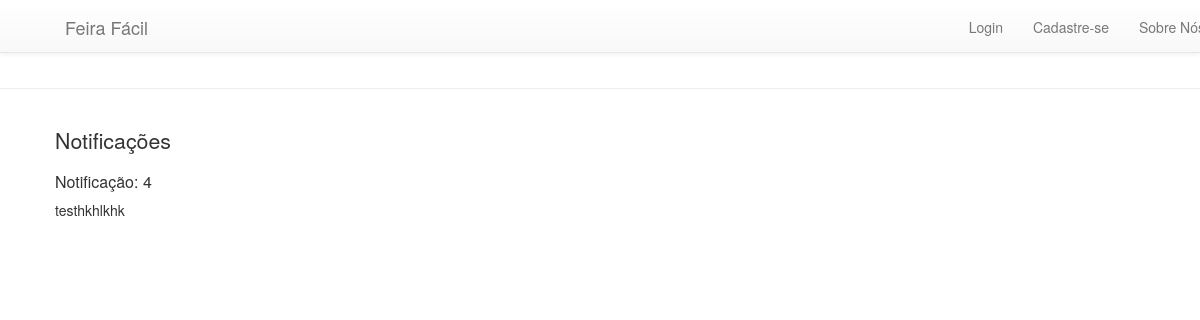
The app's page /ff/notification (signed in), older data.
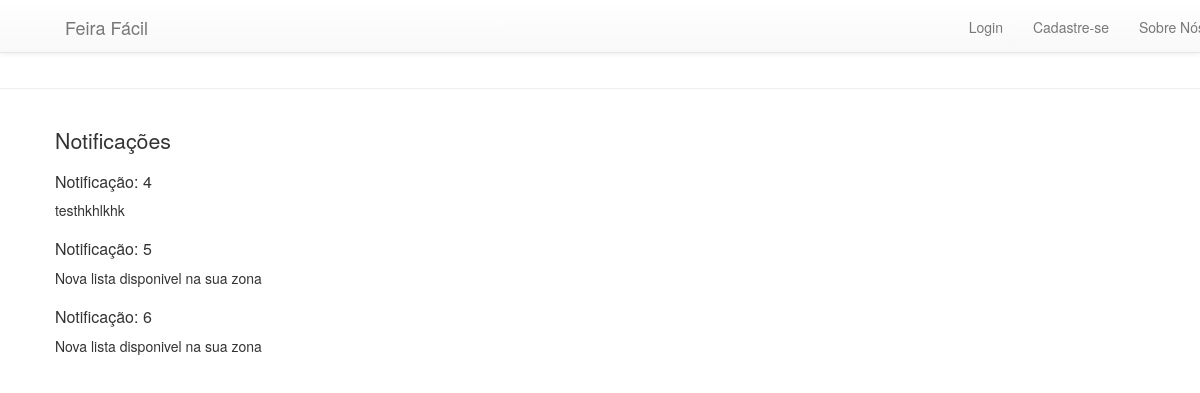
The same page, newer data.
### core/models.py (models this page shows, shortened)
class MerchantNotification(models.Model):
    merchant = models.ForeignKey('Merchant')
    message = models.TextField()

### core/views.py (the view)
@login_required
def notification(request):
    user = request.user
    if(user.groups.all()[0].name == 'Consumer'):
        consumer = Consumer.objects.get(user=request.user)
        notification = ConsumerNotification.objects.filter(consumer=consumer)
        return render(request, 'core/notification.html', {'notification': notification})
    else:
        merchant = Merchant.objects.get(user=request.user)
        notification = MerchantNotification.objects.filter(merchant=merchant)
        return render(request, 'core/notification.html', {'notification': notification})

### core/templates/core/notification.html
{% extends 'core/base.html' %}
{% block content %}
    <h1>Notificações</h1>
    {% for not in notification%}
    	<div>
    		<h3>Notificação: {{ not.id }}</h3>
    		<p>{{ not.message }}</p>
    	</div>
    {%endfor%}
{% endblock %}

Row changes from the older to the newer data that the page shows:
added MerchantNotification: id "5", message "Nova lista disponivel na sua zona"
added MerchantNotification: id "6", message "Nova lista disponivel na sua zona"
